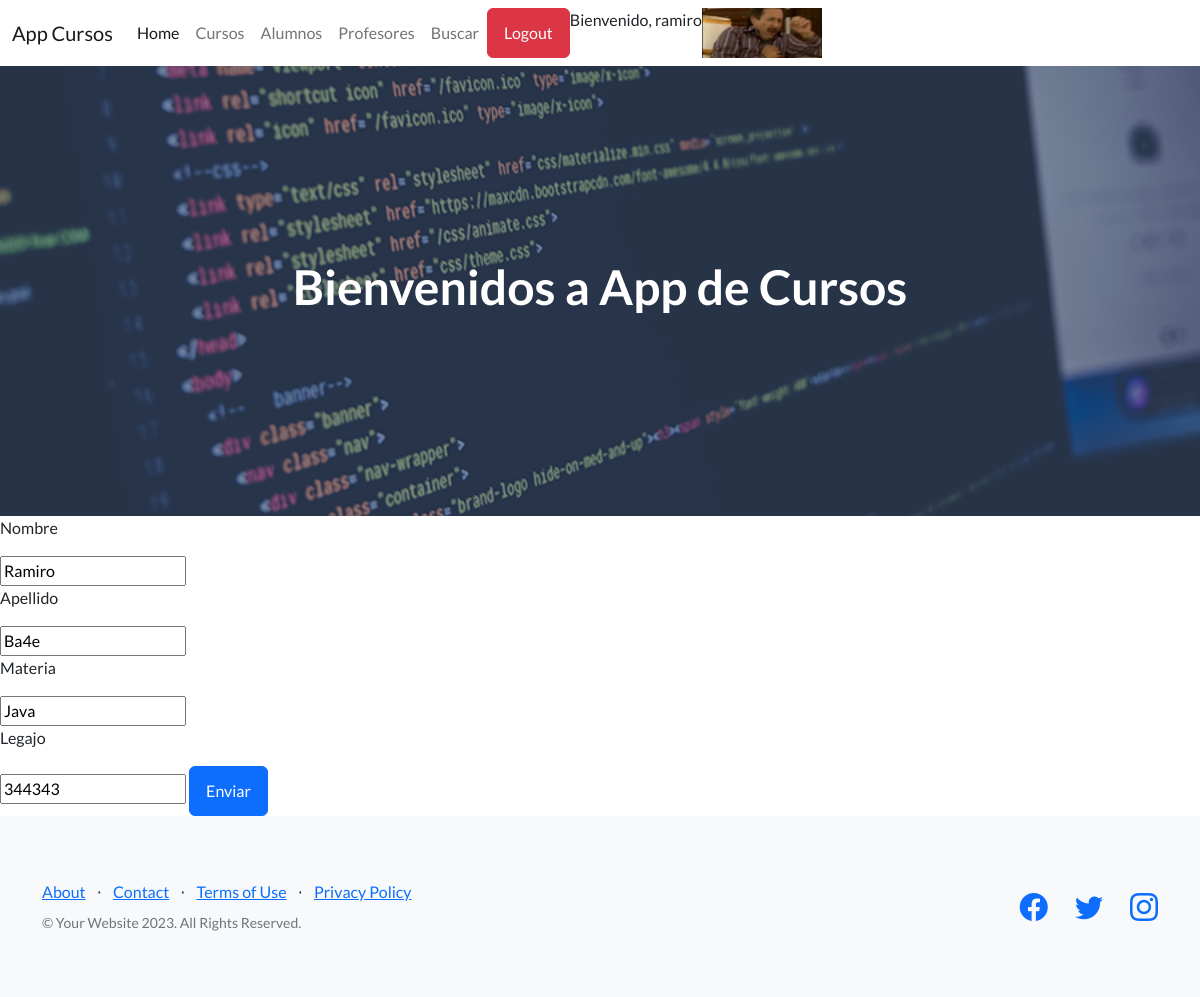
Screenshot of /AppCursos/editar_profesor/2 (signed in) with the database file from the repository.
### AppCursos/models.py (models this page shows, shortened)
class Profesor (models.Model):
    nombre_profesor = models.CharField(max_length=40)
    apellido_profesor = models.CharField(max_length=40)
    materia_profesor = models.CharField(max_length=40)
    legajo_profesor = models.IntegerField()

### AppCursos/views.py (the view)
# urls.py: path("editar_profesor/<int:id>" , views.editar_profesor , name="editar_profesor"),
def editar_profesor(request , id):
    profesor = Profesor.objects.get(id=id)
    avatares = Avatar.objects.filter(user=request.user.id)
    if request.method == "POST":
        mi_formulario = Profesor_formulario( request.POST )
        if mi_formulario.is_valid():
            datos = mi_formulario.cleaned_data
            profesor.nombre_profesor = datos["nombre_profesor"]
            profesor.apellido_profesor = datos["apellido_profesor"]
            profesor.materia_profesor = datos["materia_profesor"]
            profesor.legajo_profesor = datos ["legajo_profesor"]
            profesor.save()
            profesor = Profesor.objects.all()
            return render(request , "profesores.html" , {"profesores":profesor})
    else:
        mi_formulario = Profesor_formulario(initial={"nombre_profesor":profesor.nombre_profesor , "apellido_profesor":profesor.apellido_profesor, "materia_profesor":profesor.materia_profesor, "legajo_profesor":profesor.legajo_profesor})
    return render( request , "editar_profesor.html" , {"mi_formulario": mi_formulario , "profesor":profesor, "url":avatares[0].imagen.url})

### AppCursos/forms.py
class Profesor_formulario(forms.Form):
    nombre_profesor = forms.CharField(max_length=30)
    apellido_profesor = forms.CharField(max_length=30)
    materia_profesor = forms.CharField(max_length=30)
    legajo_profesor = forms.IntegerField()

### AppCursos/template/editar_profesor.html (shortened to what this page needs)
{% extends "padre.html" %}
{% load static %}
{% block contenido %}
    <form action="{% url 'editar_profesor' profesor.id %}" method="POST">
        <p>Nombre</p>
        {{mi_formulario.nombre_profesor}}
        <p>Apellido</p>
        {{mi_formulario.apellido_profesor}}
        <p>Materia</p>
        {{mi_formulario.materia_profesor}}
        <p>Legajo</p>
        {{mi_formulario.legajo_profesor}}
        <button class="btn btn-primary">Enviar</button>
    </form>
{% endblock %}

### AppCursos/template/padre.html (shortened to what this page needs)
<!DOCTYPE html>
<html lang="en">
<head>
    {% load static %}
    <link href="https://cdn.jsdelivr.net/npm/bootstrap-icons@1.5.0/font/bootstrap-icons.css" rel="stylesheet"
        type="text/css" />
    <link href="{% static 'AppCursos/css/styles.css' %}" rel="stylesheet" />
</head>
<body>
    <nav class="navbar navbar-expand-lg bg-body-tertiary">
        <div class="container-fluid">
            <a class="navbar-brand" href="#">App Cursos</a>
            <div class="collapse navbar-collapse" id="navbarNav">
                <ul class="navbar-nav flex-row">
                    <li class="nav-item">
                        <a class="nav-link active" aria-current="page" href="{% url 'home' %}">Home</a>
                    </li>
                    {% if request.user.is_authenticated %}
                    <li class="nav-item">
                        <a class="nav-link" href="{% url 'cursos' %}">Cursos</a>
                    </li>
                    <li class="nav-item">
                        <a class="nav-link" href="{% url 'alumnos' %}">Alumnos</a>
                    </li>
                    <li class="nav-item">
                        <a class="nav-link" href="{% url 'profesores' %}">Profesores</a>
                    </li>
                    <li class="nav-item">
                        <a class="nav-link" href="{% url 'buscar_curso' %}">Buscar</a>
                    </li>
                    {% endif %}
                </ul>
                <ul class="navbar-nav flex-row-reverse">
                    {% if  request.user.is_authenticated %}
                    <img src="{{ url }}" alt="" width="120px" height="50px">
                    <p>Bienvenido, {{user.username}}</p>
                    <form method="post" action="{% url 'Logout' %}">
                        <button type="submit" class="btn btn-danger">Logout</button>
                    </form>
                    {% endif %}
                </ul>
            </div>
        </div>
    </nav>
    <header class="masthead">
        <div class="container position-relative">
                {% block header %}
                    <h1 class="text-center" style="color: white;">Bienvenidos a App de Cursos</h1>
                {% endblock %}
        </div>
    </header>
    {% block contenido %}
    {% endblock %}
    <footer class="footer bg-light">
        <div class="container">
            <div class="row">
                <div class="col-lg-6 h-100 text-center text-lg-start my-auto">
                    <ul class="list-inline mb-2">
                        <li class="list-inline-item"><a href="#!">About</a></li>
                        <li class="list-inline-item">⋅</li>
                        <li class="list-inline-item"><a href="#!">Contact</a></li>
                        <li class="list-inline-item">⋅</li>
                        <li class="list-inline-item"><a href="#!">Terms of Use</a></li>
                        <li class="list-inline-item">⋅</li>
                        <li class="list-inline-item"><a href="#!">Privacy Policy</a></li>
                    </ul>
                    <p class="text-muted small mb-4 mb-lg-0">&copy; Your Website 2023. All Rights Reserved.</p>
                </div>
                <div class="col-lg-6 h-100 text-center text-lg-end my-auto">
                    <ul class="list-inline mb-0">
                        <li class="list-inline-item me-4">
                            <a href="#!"><i class="bi-facebook fs-3"></i></a>
                        </li>
                        <li class="list-inline-item me-4">
                            <a href="#!"><i class="bi-twitter fs-3"></i></a>
                        </li>
                        <li class="list-inline-item">
                            <a href="#!"><i class="bi-instagram fs-3"></i></a>
                        </li>
                    </ul>
                </div>
            </div>
        </div>
    </footer>
</body>
</html>

### rows the page displays
Profesor: nombre_profesor "Ramiro", apellido_profesor "Ba4e", materia_profesor "Java", legajo_profesor "344343"

### other values shown
{{ user.username }} "ramiro"
